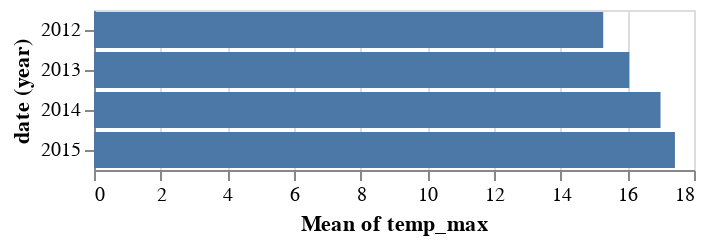

Notebook code for this chart:
### Markdown cell above
This can be a little clearer if we use a bar plot and mark the year as an “ordinal” (ordered category) type. For aesthetic reasons, let’s make the bar chart horizontal by assigning the ordinal value to the y-axis:

### Code cell
alt.Chart(df).mark_bar().encode(
    x='mean(temp_max)',
    y='year(date):O'
)

### Figure 1 — Vega-Lite specification as saved in the notebook (floating-point values rounded to 4 significant figures; data arrays with more than 128 entries replaced by an {"elided": "..."} marker saying what was removed)
{"config": {"view": {"continuousWidth": 300, "continuousHeight": 300}}, "data": {"name": "data-830c39fec90146253fb06a06c26374ef"}, "mark": {"type": "bar"}, "encoding": {"x": {"aggregate": "mean", "field": "temp_max", "type": "quantitative"}, "y": {"field": "date", "timeUnit": "year", "type": "ordinal"}}, "$schema": "https://vega.github.io/schema/vega-lite/v5.8.0.json", "datasets": {"data-830c39fec90146253fb06a06c26374ef": {"elided": "1461 records"}}}
